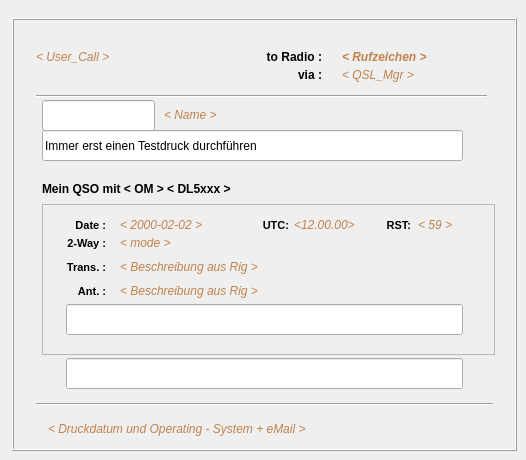
   <widget class="QWidget" name="Seite_3">
    <attribute name="title">
     <string>SWL - Label   </string>
    </attribute>
    <widget class="QFrame" name="frame_6">
     <property name="geometry">
      <rect>
       <x>12</x>
       <y>18</y>
       <width>505</width>
       <height>433</height>
      </rect>
     </property>
     <property name="frameShape">
      <enum>QFrame::Box</enum>
     </property>
     <property name="frameShadow">
      <enum>QFrame::Raised</enum>
     </property>
     <widget class="QLabel" name="label_78">
      <property name="geometry">
       <rect>
        <x>24</x>
        <y>30</y>
        <width>121</width>
        <height>18</height>
       </rect>
      </property>
      <property name="palette">
       <palette>
        <active>
         <colorrole role="WindowText">
          <brush brushstyle="SolidPattern">
           <color alpha="255">
            <red>193</red>
            <green>130</green>
            <blue>75</blue>
           </color>
          </brush>
         </colorrole>
        </active>
        <inactive>
         <colorrole role="WindowText">
          <brush brushstyle="SolidPattern">
           <color alpha="255">
            <red>193</red>
            <green>130</green>
            <blue>75</blue>
           </color>
          </brush>
         </colorrole>
        </inactive>
        <disabled>
         <colorrole role="WindowText">
          <brush brushstyle="SolidPattern">
           <color alpha="255">
            <red>119</red>
            <green>119</green>
            <blue>119</blue>
           </color>
          </brush>
         </colorrole>
        </disabled>
       </palette>
      </property>
      <property name="font">
       <font>
        <italic>true</italic>
       </font>
      </property>
      <property name="text">
       <string>&lt; User_Call  &gt;</string>
      </property>
     </widget>
     <widget class="QLabel" name="label_79">
      <property name="geometry">
       <rect>
        <x>209</x>
        <y>30</y>
        <width>101</width>
        <height>18</height>
       </rect>
      </property>
      <property name="font">
       <font>
        <weight>75</weight>
        <bold>true</bold>
       </font>
      </property>
      <property name="text">
       <string>to Radio :</string>
      </property>
      <property name="alignment">
       <set>Qt::AlignRight|Qt::AlignTrailing|Qt::AlignVCenter</set>
      </property>
     </widget>
     <widget class="QLabel" name="label_80">
      <property name="geometry">
       <rect>
        <x>330</x>
        <y>30</y>
        <width>145</width>
        <height>18</height>
       </rect>
      </property>
      <property name="palette">
       <palette>
        <active>
         <colorrole role="WindowText">
          <brush brushstyle="SolidPattern">
           <color alpha="255">
            <red>193</red>
            <green>130</green>
            <blue>75</blue>
           </color>
          </brush>
         </colorrole>
        </active>
        <inactive>
         <colorrole role="WindowText">
          <brush brushstyle="SolidPattern">
           <color alpha="255">
            <red>193</red>
            <green>130</green>
            <blue>75</blue>
           </color>
          </brush>
         </colorrole>
        </inactive>
        <disabled>
         <colorrole role="WindowText">
          <brush brushstyle="SolidPattern">
           <color alpha="255">
            <red>119</red>
            <green>119</green>
            <blue>119</blue>
           </color>
          </brush>
         </colorrole>
        </disabled>
       </palette>
      </property>
      <property name="font">
       <font>
        <pointsize>9</pointsize>
        <weight>75</weight>
        <italic>true</italic>
        <bold>true</bold>
       </font>
      </property>
      <property name="text">
       <string>&lt; Rufzeichen &gt;</string>
      </property>
     </widget>
     <widget class="QLabel" name="label_81">
      <property name="geometry">
       <rect>
        <x>252</x>
        <y>48</y>
        <width>58</width>
        <height>18</height>
       </rect>
      </property>
      <property name="font">
       <font>
        <weight>75</weight>
        <bold>true</bold>
       </font>
      </property>
      <property name="text">
       <string>via :</string>
      </property>
      <property name="alignment">
       <set>Qt::AlignRight|Qt::AlignTrailing|Qt::AlignVCenter</set>
      </property>
     </widget>
     <widget class="QLabel" name="label_82">
      <property name="geometry">
       <rect>
        <x>330</x>
        <y>48</y>
        <width>133</width>
        <height>18</height>
       </rect>
      </property>
      <property name="palette">
       <palette>
        <active>
         <colorrole role="WindowText">
          <brush brushstyle="SolidPattern">
           <color alpha="255">
            <red>193</red>
            <green>130</green>
            <blue>75</blue>
           </color>
          </brush>
         </colorrole>
        </active>
        <inactive>
         <colorrole role="WindowText">
          <brush brushstyle="SolidPattern">
           <color alpha="255">
            <red>193</red>
            <green>130</green>
            <blue>75</blue>
           </color>
          </brush>
         </colorrole>
        </inactive>
        <disabled>
         <colorrole role="WindowText">
          <brush brushstyle="SolidPattern">
           <color alpha="255">
            <red>119</red>
            <green>119</green>
            <blue>119</blue>
           </color>
          </brush>
         </colorrole>
        </disabled>
       </palette>
      </property>
      <property name="font">
       <font>
        <italic>true</italic>
       </font>
      </property>
      <property name="text">
       <string>&lt; QSL_Mgr  &gt;</string>
      </property>
     </widget>
     <widget class="Line" name="line_9">
      <property name="geometry">
       <rect>
        <x>24</x>
        <y>66</y>
        <width>451</width>
        <height>25</height>
       </rect>
      </property>
      <property name="orientation">
       <enum>Qt::Horizontal</enum>
      </property>
     </widget>
     <widget class="QLineEdit" name="LSdearW">
      <property name="geometry">
       <rect>
        <x>30</x>
        <y>82</y>
        <width>113</width>
        <height>31</height>
       </rect>
      </property>
     </widget>
     <widget class="QLabel" name="label_83">
      <property name="geometry">
       <rect>
        <x>152</x>
        <y>88</y>
        <width>271</width>
        <height>19</height>
       </rect>
      </property>
      <property name="palette">
       <palette>
        <active>
         <colorrole role="WindowText">
          <brush brushstyle="SolidPattern">
           <color alpha="255">
            <red>193</red>
            <green>130</green>
            <blue>75</blue>
           </color>
          </brush>
         </colorrole>
        </active>
        <inactive>
         <colorrole role="WindowText">
          <brush brushstyle="SolidPattern">
           <color alpha="255">
            <red>193</red>
            <green>130</green>
            <blue>75</blue>
           </color>
          </brush>
         </colorrole>
        </inactive>
        <disabled>
         <colorrole role="WindowText">
          <brush brushstyle="SolidPattern">
           <color alpha="255">
            <red>119</red>
            <green>119</green>
            <blue>119</blue>
           </color>
          </brush>
         </colorrole>
        </disabled>
       </palette>
      </property>
      <property name="font">
       <font>
        <italic>true</italic>
       </font>
      </property>
      <property name="text">
       <string>&lt; Name   &gt;</string>
      </property>
     </widget>
     <widget class="QLineEdit" name="LSwellW">
      <property name="geometry">
       <rect>
        <x>30</x>
        <y>112</y>
        <width>421</width>
        <height>31</height>
       </rect>
      </property>
      <property name="text">
       <string>Immer erst einen Testdruck durchführen </string>
      </property>
     </widget>
     <widget class="QLabel" name="label_84">
      <property name="geometry">
       <rect>
        <x>30</x>
        <y>162</y>
        <width>433</width>
        <height>18</height>
       </rect>
      </property>
      <property name="font">
       <font>
        <weight>75</weight>
        <bold>true</bold>
       </font>
      </property>
      <property name="text">
       <string>Mein QSO mit    &lt; OM &gt;     &lt; DL5xxx &gt;</string>
      </property>
     </widget>
     <widget class="QFrame" name="frame_7">
      <property name="geometry">
       <rect>
        <x>30</x>
        <y>186</y>
        <width>453</width>
        <height>151</height>
       </rect>
      </property>
      <property name="frameShape">
       <enum>QFrame::StyledPanel</enum>
      </property>
      <property name="frameShadow">
       <enum>QFrame::Raised</enum>
      </property>
      <widget class="QLabel" name="label_85">
       <property name="geometry">
        <rect>
         <x>6</x>
         <y>12</y>
         <width>58</width>
         <height>18</height>
        </rect>
       </property>
       <property name="font">
        <font>
         <pointsize>8</pointsize>
         <weight>75</weight>
         <bold>true</bold>
        </font>
       </property>
       <property name="text">
        <string>Date :</string>
       </property>
       <property name="alignment">
        <set>Qt::AlignRight|Qt::AlignTrailing|Qt::AlignVCenter</set>
       </property>
      </widget>
      <widget class="QLabel" name="label_86">
       <property name="geometry">
        <rect>
         <x>6</x>
         <y>30</y>
         <width>58</width>
         <height>18</height>
        </rect>
       </property>
       <property name="font">
        <font>
         <pointsize>8</pointsize>
         <weight>75</weight>
         <bold>true</bold>
        </font>
       </property>
       <property name="text">
        <string>2-Way :</string>
       </property>
       <property name="alignment">
        <set>Qt::AlignRight|Qt::AlignTrailing|Qt::AlignVCenter</set>
       </property>
      </widget>
      <widget class="QLabel" name="label_87">
       <property name="geometry">
        <rect>
         <x>9</x>
         <y>54</y>
         <width>55</width>
         <height>18</height>
        </rect>
       </property>
       <property name="font">
        <font>
         <pointsize>8</pointsize>
         <weight>75</weight>
         <bold>true</bold>
        </font>
       </property>
       <property name="text">
        <string>Trans. :</string>
       </property>
       <property name="alignment">
        <set>Qt::AlignRight|Qt::AlignTrailing|Qt::AlignVCenter</set>
       </property>
      </widget>
      <widget class="QLabel" name="label_88">
       <property name="geometry">
        <rect>
         <x>6</x>
         <y>78</y>
         <width>58</width>
         <height>18</height>
        </rect>
       </property>
       <property name="font">
        <font>
         <pointsize>8</pointsize>
         <weight>75</weight>
         <bold>true</bold>
        </font>
       </property>
       <property name="text">
        <string>Ant. :</string>
       </property>
       <property name="alignment">
        <set>Qt::AlignRight|Qt::AlignTrailing|Qt::AlignVCenter</set>
       </property>
      </widget>
      <widget class="QLabel" name="label_89">
       <property name="geometry">
        <rect>
         <x>78</x>
         <y>12</y>
         <width>109</width>
         <height>18</height>
        </rect>
       </property>
       <property name="palette">
        <palette>
         <active>
          <colorrole role="WindowText">
           <brush brushstyle="SolidPattern">
            <color alpha="255">
             <red>193</red>
             <green>130</green>
             <blue>75</blue>
            </color>
           </brush>
          </colorrole>
         </active>
         <inactive>
          <colorrole role="WindowText">
           <brush brushstyle="SolidPattern">
            <color alpha="255">
             <red>193</red>
             <green>130</green>
             <blue>75</blue>
            </color>
           </brush>
          </colorrole>
         </inactive>
         <disabled>
          <colorrole role="WindowText">
           <brush brushstyle="SolidPattern">
            <color alpha="255">
             <red>119</red>
             <green>119</green>
             <blue>119</blue>
            </color>
           </brush>
          </colorrole>
         </disabled>
        </palette>
       </property>
       <property name="font">
        <font>
         <italic>true</italic>
        </font>
       </property>
       <property name="text">
        <string>&lt; 2000-02-02 &gt;</string>
       </property>
      </widget>
      <widget class="QLabel" name="label_90">
       <property name="geometry">
        <rect>
         <x>78</x>
         <y>30</y>
         <width>349</width>
         <height>18</height>
        </rect>
       </property>
       <property name="palette">
        <palette>
         <active>
          <colorrole role="WindowText">
           <brush brushstyle="SolidPattern">
            <color alpha="255">
             <red>193</red>
             <green>130</green>
             <blue>75</blue>
            </color>
           </brush>
          </colorrole>
         </active>
         <inactive>
          <colorrole role="WindowText">
           <brush brushstyle="SolidPattern">
            <color alpha="255">
             <red>193</red>
             <green>130</green>
             <blue>75</blue>
            </color>
           </brush>
          </colorrole>
         </inactive>
         <disabled>
          <colorrole role="WindowText">
           <brush brushstyle="SolidPattern">
            <color alpha="255">
             <red>119</red>
             <green>119</green>
             <blue>119</blue>
            </color>
           </brush>
          </colorrole>
         </disabled>
        </palette>
       </property>
       <property name="font">
        <font>
         <italic>true</italic>
        </font>
       </property>
       <property name="text">
        <string>&lt; mode &gt;</string>
       </property>
      </widget>
      <widget class="QLabel" name="label_91">
       <property name="geometry">
        <rect>
         <x>78</x>
         <y>54</y>
         <width>349</width>
         <height>18</height>
        </rect>
       </property>
       <property name="palette">
        <palette>
         <active>
          <colorrole role="WindowText">
           <brush brushstyle="SolidPattern">
            <color alpha="255">
             <red>193</red>
             <green>130</green>
             <blue>75</blue>
            </color>
           </brush>
          </colorrole>
         </active>
         <inactive>
          <colorrole role="WindowText">
           <brush brushstyle="SolidPattern">
            <color alpha="255">
             <red>193</red>
             <green>130</green>
             <blue>75</blue>
            </color>
           </brush>
          </colorrole>
         </inactive>
         <disabled>
          <colorrole role="WindowText">
           <brush brushstyle="SolidPattern">
            <color alpha="255">
             <red>119</red>
             <green>119</green>
             <blue>119</blue>
            </color>
           </brush>
          </colorrole>
         </disabled>
        </palette>
       </property>
       <property name="font">
        <font>
         <italic>true</italic>
        </font>
       </property>
       <property name="text">
        <string>&lt; Beschreibung aus Rig   &gt;</string>
       </property>
      </widget>
      <widget class="QLabel" name="label_92">
       <property name="geometry">
        <rect>
         <x>78</x>
         <y>78</y>
         <width>343</width>
         <height>18</height>
        </rect>
       </property>
       <property name="palette">
        <palette>
         <active>
          <colorrole role="WindowText">
           <brush brushstyle="SolidPattern">
            <color alpha="255">
             <red>193</red>
             <green>130</green>
             <blue>75</blue>
            </color>
           </brush>
          </colorrole>
         </active>
         <inactive>
          <colorrole role="WindowText">
           <brush brushstyle="SolidPattern">
            <color alpha="255">
             <red>193</red>
             <green>130</green>
             <blue>75</blue>
            </color>
           </brush>
          </colorrole>
         </inactive>
         <disabled>
          <colorrole role="WindowText">
           <brush brushstyle="SolidPattern">
            <color alpha="255">
             <red>119</red>
             <green>119</green>
             <blue>119</blue>
            </color>
           </brush>
          </colorrole>
         </disabled>
        </palette>
       </property>
       <property name="font">
        <font>
         <italic>true</italic>
        </font>
       </property>
       <property name="text">
        <string>&lt; Beschreibung aus Rig   &gt;</string>
       </property>
      </widget>
      <widget class="QLineEdit" name="LScqzW">
       <property name="geometry">
        <rect>
         <x>24</x>
         <y>100</y>
         <width>397</width>
         <height>31</height>
        </rect>
       </property>
      </widget>
      <widget class="QLabel" name="label_94">
       <property name="geometry">
        <rect>
         <x>206</x>
         <y>12</y>
         <width>41</width>
         <height>18</height>
        </rect>
       </property>
       <property name="font">
        <font>
         <pointsize>8</pointsize>
         <weight>75</weight>
         <bold>true</bold>
        </font>
       </property>
       <property name="text">
        <string>UTC:</string>
       </property>
       <property name="alignment">
        <set>Qt::AlignRight|Qt::AlignTrailing|Qt::AlignVCenter</set>
       </property>
      </widget>
      <widget class="QLabel" name="label_95">
       <property name="geometry">
        <rect>
         <x>332</x>
         <y>12</y>
         <width>37</width>
         <height>18</height>
        </rect>
       </property>
       <property name="font">
        <font>
         <pointsize>8</pointsize>
         <weight>75</weight>
         <bold>true</bold>
        </font>
       </property>
       <property name="text">
        <string>RST:</string>
       </property>
       <property name="alignment">
        <set>Qt::AlignRight|Qt::AlignTrailing|Qt::AlignVCenter</set>
       </property>
      </widget>
      <widget class="QLabel" name="label_96">
       <property name="geometry">
        <rect>
         <x>252</x>
         <y>12</y>
         <width>79</width>
         <height>18</height>
        </rect>
       </property>
       <property name="palette">
        <palette>
         <active>
          <colorrole role="WindowText">
           <brush brushstyle="SolidPattern">
            <color alpha="255">
             <red>193</red>
             <green>130</green>
             <blue>75</blue>
            </color>
           </brush>
          </colorrole>
         </active>
         <inactive>
          <colorrole role="WindowText">
           <brush brushstyle="SolidPattern">
            <color alpha="255">
             <red>193</red>
             <green>130</green>
             <blue>75</blue>
            </color>
           </brush>
          </colorrole>
         </inactive>
         <disabled>
          <colorrole role="WindowText">
           <brush brushstyle="SolidPattern">
            <color alpha="255">
             <red>119</red>
             <green>119</green>
             <blue>119</blue>
            </color>
           </brush>
          </colorrole>
         </disabled>
        </palette>
       </property>
       <property name="font">
        <font>
         <italic>true</italic>
        </font>
       </property>
       <property name="text">
        <string>&lt;12.00.00&gt;</string>
       </property>
      </widget>
      <widget class="QLabel" name="label_97">
       <property name="geometry">
        <rect>
         <x>376</x>
         <y>12</y>
         <width>43</width>
         <height>18</height>
        </rect>
       </property>
       <property name="palette">
        <palette>
         <active>
          <colorrole role="WindowText">
           <brush brushstyle="SolidPattern">
            <color alpha="255">
             <red>193</red>
             <green>130</green>
             <blue>75</blue>
            </color>
           </brush>
          </colorrole>
         </active>
         <inactive>
          <colorrole role="WindowText">
           <brush brushstyle="SolidPattern">
            <color alpha="255">
             <red>193</red>
             <green>130</green>
             <blue>75</blue>
            </color>
           </brush>
          </colorrole>
         </inactive>
         <disabled>
          <colorrole role="WindowText">
           <brush brushstyle="SolidPattern">
            <color alpha="255">
             <red>119</red>
             <green>119</green>
             <blue>119</blue>
            </color>
           </brush>
          </colorrole>
         </disabled>
        </palette>
       </property>
       <property name="font">
        <font>
         <italic>true</italic>
        </font>
       </property>
       <property name="text">
        <string>&lt; 59 &gt;</string>
       </property>
      </widget>
     </widget>
     <widget class="Line" name="line_10">
      <property name="geometry">
       <rect>
        <x>24</x>
        <y>378</y>
        <width>457</width>
        <height>16</height>
       </rect>
      </property>
      <property name="orientation">
       <enum>Qt::Horizontal</enum>
      </property>
     </widget>
     <widget class="QLabel" name="label_93">
      <property name="geometry">
       <rect>
        <x>36</x>
        <y>402</y>
        <width>409</width>
        <height>18</height>
       </rect>
      </property>
      <property name="palette">
       <palette>
        <active>
         <colorrole role="WindowText">
          <brush brushstyle="SolidPattern">
           <color alpha="255">
            <red>193</red>
            <green>130</green>
            <blue>75</blue>
           </color>
          </brush>
         </colorrole>
        </active>
        <inactive>
         <colorrole role="WindowText">
          <brush brushstyle="SolidPattern">
           <color alpha="255">
            <red>193</red>
            <green>130</green>
            <blue>75</blue>
           </color>
          </brush>
         </colorrole>
        </inactive>
        <disabled>
         <colorrole role="WindowText">
          <brush brushstyle="SolidPattern">
           <color alpha="255">
            <red>119</red>
            <green>119</green>
            <blue>119</blue>
           </color>
          </brush>
         </colorrole>
        </disabled>
       </palette>
      </property>
      <property name="font">
       <font>
        <italic>true</italic>
       </font>
      </property>
      <property name="text">
       <string>&lt; Druckdatum und Operating - System + eMail  &gt;</string>
      </property>
     </widget>
     <widget class="QLineEdit" name="LStext3W">
      <property name="geometry">
       <rect>
        <x>54</x>
        <y>340</y>
        <width>397</width>
        <height>31</height>
       </rect>
      </property>
     </widget>
    </widget>
   </widget>
